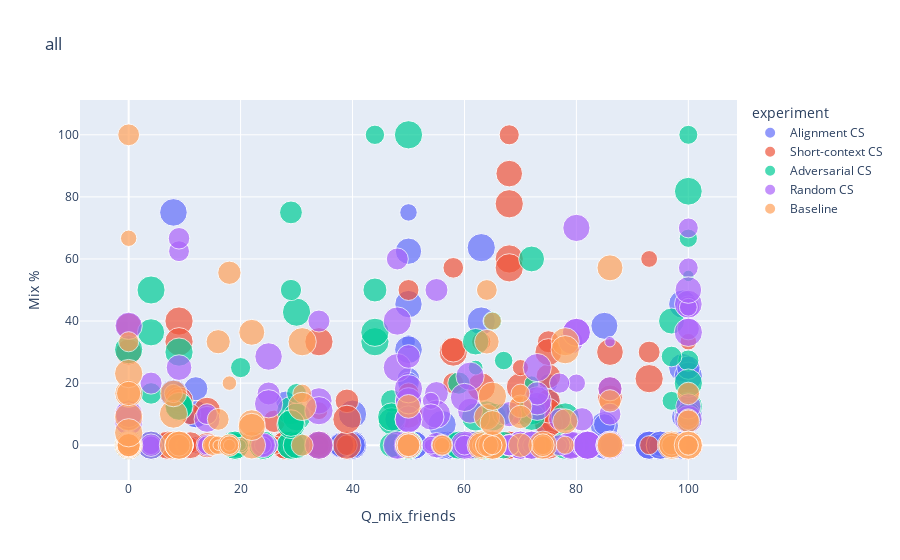
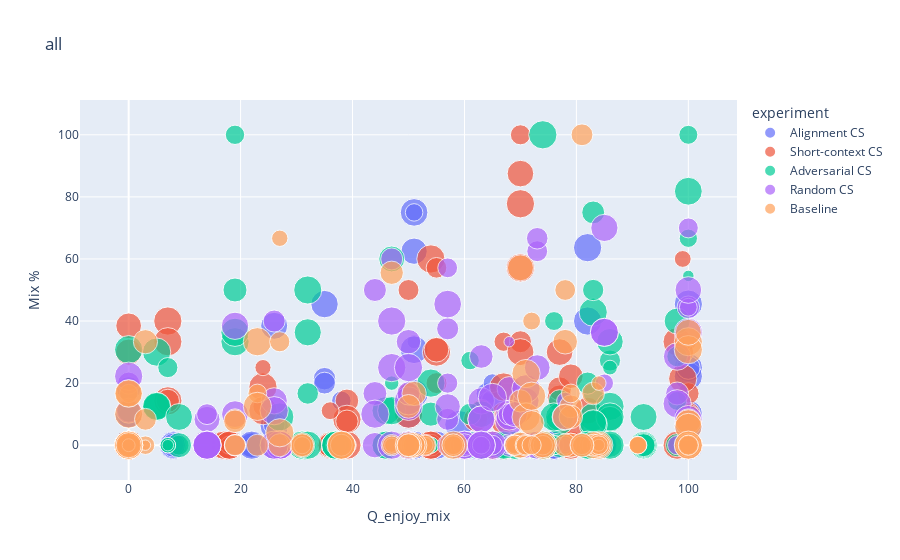
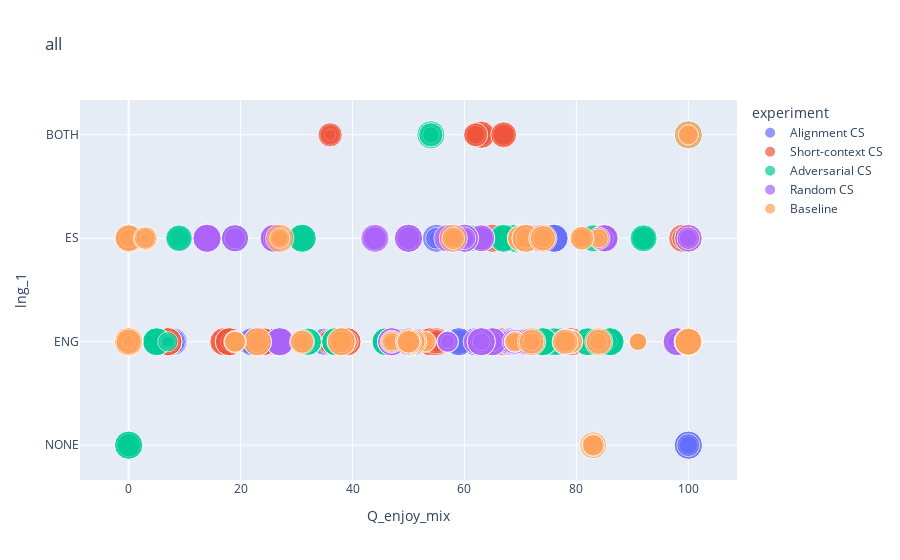

Notebook source saved alongside these figures, in order:
### Code cell
df_copy = get_experiment_df(experiments)
df_copy = remove_rename_columns(df_copy, False)
print(df_copy.shape)


# plot_corr_matt(df_copy, 'all')
plot_2d_scatter(df=df_copy,
        x="Q_mix_friends",
        y="Mix %",
        color='experiment',
        size='game_time',
        title=f'all')

plot_2d_scatter(df=df_copy,
        x="Q_enjoy_mix",
        y="Mix %",
        color='experiment',
        size='game_time',
        title=f'all')

plot_2d_scatter(df=df_copy,
        x="Q_enjoy_mix",
        y="lng_1",
        color='experiment',
        size='game_time',
        title=f'all')

# for role in ['navigator', 'instructor']:
#     exp_df = get_experiment_df(experiments, role)
#     exp_df = remove_rename_columns(exp_df, False)
# #     plot_corr_matt(exp_df, f'all - {role}')

#     if role == 'navigator':
#         plot_2d_scatter(df=exp_df,
#         x="% entrainment - all dialog",
#         y="dist_score",
#         color='experiment',
#         size='game_time',
#         title=f'all - {role}')


#     plot_2d_scatter(df=exp_df,
#     x="% entrainment - all dialog",
#     y="Q_enjoy",
#     color='experiment',
#     size='game_time',
#     title=f'all - {role}')

### Figure 1 — Plotly figure (JSON) as saved in the notebook; plotly's stock layout.template omitted (floating-point values rounded to 4 significant figures)
{"data": [{"hovertemplate": "experiment=Alignment CS<br>Q_mix_friends=%{x}<br>Mix %=%{y}<br>game_time=%{marker.size}<extra></extra>", "legendgroup": "Alignment CS", "marker": {"color": "#636efa", "size": [420, 420, 181, 273, 397, 420, 256, 420, 248, 242, 145, 241, 420, 420, 264, 420, 318, 420, 193, 420, 74, 64, 251, 393, 158, 306, 383, 405, 375, 420, 264, 254, 184, 249, 113, 266, 251, 395, 420, 420, 420, 420, 420, 249, 384, 309, 420, 269, 420, 295, 238, 121, 230, 420, 420, 291, 420, 172, 258, 185, 249, 420, 420, 401, 420, 392, 336, 200, 304, 331, 326, 147, 373, 364, 102, 161, 405, 420, 420, 197, 371, 313, 420, 127, 248, 153, 360, 323, 420, 420, 374, 219, 301, 199, 420, 142, 420, 420, 420, 344, 420, 420, 409, 320, 420, 388, 375, 350, 316, 208, 420, 329, 343, 323, 372], "sizemode": "area", "sizeref": 1.05, "symbol": "circle"}, "mode": "markers", "name": "Alignment CS", "orientation": "v", "showlegend": true, "type": "scatter", "x": [82, 82, 82, 82, 63, 63, 63, 63, 9, 9, 9, 9, 99, 99, 99, 99, 57, 57, 57, 57, 41, 41, 12, 12, 12, 12, 100, 100, 100, 100, 75, 75, 75, 75, 50, 50, 50, 50, 93, 93, 93, 85, 85, 85, 85, 95, 95, 95, 95, 81, 81, 81, 81, 100, 100, 100, 100, 51, 51, 51, 51, 8, 8, 8, 8, 28, 28, 28, 28, 48, 48, 48, 48, 50, 50, 50, 50, 50, 50, 50, 50, 69, 69, 69, 69, 0, 0, 0, 0, 62, 62, 62, 62, 51, 51, 51, 51, 40, 40, 40, 40, 56, 56, 56, 56, 38, 38, 38, 38, 75, 75, 7, 7, 7, 7], "xaxis": "x", "y": [0, 0, 0, 0, 0, 63.64, 0, 40, 0, 16.67, 14.29, 0, 0, 25, 9.091, 45.45, 0, 0, 0, 0, 0, 0, 9.091, 10, 0, 18.18, 0, 0, 0, 0, 14.29, 0, 20, 0, 0, 21.43, 20, 45.45, 0, 0, 0, 0, 6.25, 6.667, 38.46, 0, 0, 0, 0, 0, 0, 0, 0, 22.22, 0, 25, 10, 0, 0, 0, 0, 16.67, 0, 75, 0, 0, 0, 14.29, 0, 8.333, 0, 0, 0, 62.5, 33.33, 75, 30.77, 0, 0, 0, 0, 0, 0, 0, 0, 0, 0, 0, 0, 0, 0, 0, 0, 0, 0, 0, 0, 0, 0, 0, 10, 0, 0, 0, 6.667, 0, 0, 0, 0, 0, 6.25, 0, 0, 0, 0], "yaxis": "y"}, {"hovertemplate": "experiment=Short-context CS<br>Q_mix_friends=%{x}<br>Mix %=%{y}<br>game_time=%{marker.size}<extra></extra>", "legendgroup": "Short-context CS", "marker": {"color": "#EF553B", "size": [303, 227, 374, 306, 222, 231, 291, 277, 420, 420, 248, 420, 224, 420, 231, 321, 243, 304, 145, 252, 225, 420, 293, 420, 413, 237, 268, 381, 213, 420, 137, 420, 168, 219, 69, 311, 0, 420, 195, 420, 231, 420, 236, 328, 228, 311, 238, 355, 375, 335, 148, 224, 223, 233, 135, 239, 241, 402, 112, 414, 191, 420, 149, 252, 175, 359, 114, 420, 186, 420, 170, 420, 230, 352, 420, 419, 187, 273, 185, 308, 213, 326, 299, 375, 235, 420, 61, 179, 171, 266, 140, 184, 372, 420, 212, 420, 390, 348, 178, 360, 420, 420, 298, 317, 300, 320, 254, 383, 146, 382, 202, 334, 136, 231, 142, 380, 420, 420, 284, 420], "sizemode": "area", "sizeref": 1.05, "symbol": "circle"}, "mode": "markers", "name": "Short-context CS", "orientation": "v", "showlegend": true, "type": "scatter", "x": [100, 100, 100, 100, 60, 60, 60, 60, 68, 68, 68, 68, 58, 58, 58, 58, 100, 100, 100, 100, 39, 39, 39, 39, 100, 100, 100, 100, 70, 70, 70, 70, 34, 34, 34, 34, 63, 63, 63, 63, 50, 50, 50, 50, 76, 76, 76, 76, 0, 0, 0, 0, 28, 28, 28, 28, 50, 50, 50, 50, 93, 93, 93, 93, 7, 7, 7, 7, 28, 28, 28, 28, 34, 34, 34, 34, 77, 77, 77, 77, 86, 86, 86, 86, 64, 64, 64, 64, 26, 26, 26, 26, 68, 68, 68, 68, 0, 0, 0, 0, 75, 75, 75, 75, 75, 75, 75, 75, 14, 14, 14, 14, 11, 11, 11, 11, 9, 9, 9, 9], "xaxis": "x", "y": [0, 0, 0, 0, 0, 0, 0, 0, 60, 0, 0, 0, 57.14, 30, 20, 30.77, 16.67, 10, 33.33, 0, 0, 0, 14.29, 8.333, 0, 0, 11.11, 0, 12.5, 18.75, 25, 11.11, 11.11, 0, 0, 0, 50, 18.75, 33.33, 0, 50, 10, 16.67, 0, 10, 10, 0, 7.692, 0, 0, 0, 0, 0, 0, 0, 0, 0, 0, 0, 0, 0, 21.43, 60, 30, 0, 0, 0, 0, 0, 0, 0, 0, 0, 0, 33.33, 0, 0, 0, 0, 8.333, 0, 15.38, 18.18, 30, 0, 0, 0, 0, 0, 7.692, 0, 0, 87.5, 77.78, 100, 57.14, 0, 38.46, 0, 30, 0, 7.143, 0, 22.22, 14.29, 11.11, 33.33, 30, 0, 11.11, 0, 0, 0, 10, 0, 0, 14.29, 40, 14.29, 33.33], "yaxis": "y"}, {"hovertemplate": "experiment=Adversarial CS<br>Q_mix_friends=%{x}<br>Mix %=%{y}<br>game_time=%{marker.size}<extra></extra>", "legendgroup": "Adversarial CS", "marker": {"color": "#00cc96", "size": [215, 416, 420, 420, 262, 389, 321, 420, 420, 409, 209, 378, 420, 420, 164, 374, 274, 420, 285, 420, 389, 420, 381, 420, 209, 0, 328, 380, 303, 420, 197, 420, 197, 188, 195, 420, 235, 420, 309, 353, 243, 264, 232, 350, 369, 420, 114, 420, 420, 420, 420, 241, 420, 110, 351, 183, 420, 181, 420, 321, 420, 420, 176, 407, 189, 69, 238, 420, 274, 376, 283, 225, 189, 356, 132, 420, 141, 307, 420, 416, 243, 388, 259, 389, 173, 420, 223, 386, 245, 306, 304, 420, 332, 420, 420, 420, 208, 420, 128, 126, 70, 213, 348, 370, 0, 420, 309, 420, 303, 420, 180, 251, 174, 399, 399, 332, 278, 383], "sizemode": "area", "sizeref": 1.05, "symbol": "circle"}, "mode": "markers", "name": "Adversarial CS", "orientation": "v", "showlegend": true, "type": "scatter", "x": [29, 29, 29, 29, 47, 47, 47, 47, 30, 30, 30, 30, 64, 64, 64, 64, 0, 0, 0, 0, 9, 9, 9, 9, 0, 0, 0, 0, 44, 44, 44, 44, 65, 65, 65, 65, 100, 100, 100, 100, 0, 0, 0, 0, 62, 62, 62, 62, 50, 50, 50, 72, 72, 72, 72, 78, 78, 78, 78, 50, 50, 50, 100, 100, 100, 100, 29, 29, 29, 29, 97, 97, 97, 97, 100, 100, 100, 100, 4, 4, 4, 4, 59, 59, 59, 59, 66, 66, 66, 66, 19, 19, 19, 19, 24, 24, 24, 24, 20, 20, 20, 20, 70, 70, 70, 70, 64, 64, 64, 64, 67, 67, 67, 67, 72, 72, 72, 72], "xaxis": "x", "y": [0, 0, 0, 11.11, 14.29, 7.692, 0, 9.091, 42.86, 9.091, 16.67, 0, 0, 0, 0, 10, 11.11, 0, 0, 30.77, 12.5, 30, 12.5, 12.5, 0, 0, 0, 9.091, 50, 33.33, 100, 36.36, 0, 40, 0, 9.091, 27.27, 12.5, 0, 8.333, 0, 0, 0, 0, 33.33, 9.091, 25, 0, 0, 0, 100, 0, 11.11, 20, 60, 0, 0, 0, 9.091, 0, 0, 0, 66.67, 81.82, 100, 54.55, 50, 6.667, 75, 7.143, 0, 28.57, 14.29, 40, 0, 20, 0, 10, 0, 50, 16.67, 36.36, 20, 0, 0, 0, 0, 0, 0, 0, 0, 0, 0, 0, 0, 0, 0, 0, 0, 0, 0, 25, 0, 0, 0, 0, 0, 0, 0, 0, 27.27, 10, 0, 0, 0, 0, 0, 9.091], "yaxis": "y"}, {"hovertemplate": "experiment=Random CS<br>Q_mix_friends=%{x}<br>Mix %=%{y}<br>game_time=%{marker.size}<extra></extra>", "legendgroup": "Random CS", "marker": {"color": "#ab63fa", "size": [265, 420, 420, 363, 317, 420, 363, 420, 299, 339, 278, 420, 153, 362, 89, 169, 256, 420, 187, 266, 150, 287, 138, 256, 277, 398, 194, 420, 230, 378, 241, 392, 254, 355, 192, 229, 409, 420, 420, 420, 261, 294, 151, 334, 176, 404, 173, 267, 420, 420, 254, 420, 169, 311, 58, 253, 327, 420, 270, 420, 369, 379, 293, 384, 420, 413, 175, 390, 321, 420, 206, 420, 215, 254, 109, 233, 206, 337, 257, 404, 363, 420, 255, 420, 360, 420, 339, 356, 253, 333, 236, 240, 229, 411, 244, 347, 133, 420, 285, 400, 420, 420, 420, 420, 417, 420, 195, 273, 255, 420, 167, 420, 167, 420, 209, 374, 415, 420, 284, 420], "sizemode": "area", "sizeref": 1.05, "symbol": "circle"}, "mode": "markers", "name": "Random CS", "orientation": "v", "showlegend": true, "type": "scatter", "x": [0, 0, 0, 0, 79, 79, 79, 79, 55, 55, 55, 55, 54, 54, 54, 54, 4, 4, 4, 4, 81, 81, 81, 81, 25, 25, 25, 25, 0, 0, 0, 0, 14, 14, 14, 14, 70, 70, 70, 70, 24, 24, 24, 24, 100, 100, 100, 100, 48, 48, 48, 48, 86, 86, 86, 86, 61, 61, 61, 61, 50, 50, 50, 50, 80, 80, 80, 80, 60, 60, 60, 60, 77, 77, 77, 77, 100, 100, 100, 100, 34, 34, 34, 34, 50, 50, 50, 50, 68, 68, 68, 68, 9, 9, 9, 9, 100, 100, 100, 100, 82, 82, 82, 82, 86, 86, 86, 86, 72, 72, 72, 72, 100, 100, 100, 100, 73, 73, 73, 73], "xaxis": "x", "y": [0, 10, 7.692, 9.091, 33.33, 0, 0, 0, 16.67, 0, 50, 10, 14.29, 9.091, 0, 0, 20, 0, 0, 0, 0, 8.333, 0, 0, 16.67, 28.57, 0, 13.33, 0, 10, 0, 38.46, 0, 8.333, 0, 10, 0, 0, 0, 0, 0, 0, 0, 0, 0, 8.333, 0, 44.44, 40, 25, 60, 0, 0, 18.18, 33.33, 10, 11.11, 0, 0, 22.22, 14.29, 8.333, 28.57, 8.333, 36.36, 36.36, 20, 70, 0, 0, 0, 15.38, 20, 8.333, 0, 0, 57.14, 12.5, 37.5, 45.45, 14.29, 0, 40, 11.11, 14.29, 18.18, 0, 0, 0, 10, 0, 0, 62.5, 0, 66.67, 25, 0, 0, 0, 0, 0, 0, 0, 0, 0, 0, 0, 0, 0, 0, 0, 0, 44.44, 36.36, 70, 50, 12.5, 14.29, 16.67, 25], "yaxis": "y"}, {"hovertemplate": "experiment=Baseline<br>Q_mix_friends=%{x}<br>Mix %=%{y}<br>game_time=%{marker.size}<extra></extra>", "legendgroup": "Baseline", "marker": {"color": "#FFA15A", "size": [417, 420, 176, 372, 131, 246, 126, 211, 286, 236, 108, 177, 184, 420, 253, 420, 246, 420, 164, 334, 263, 366, 345, 355, 231, 271, 220, 239, 115, 212, 155, 219, 401, 420, 102, 362, 261, 420, 190, 273, 308, 181, 57, 251, 248, 415, 202, 420, 312, 263, 343, 253, 273, 309, 185, 289, 296, 370, 288, 272, 252, 337, 155, 278, 144, 160, 154, 168, 416, 328, 173, 420, 362, 420, 189, 420, 270, 420, 88, 334, 319, 273, 227, 347, 384, 268, 211, 255, 380, 420, 254, 420, 354, 401, 370, 389, 111, 267, 75, 185, 338, 420, 203, 334, 192, 420, 167, 324, 250, 274, 189, 302, 303, 420, 191, 217, 281, 420, 141, 213], "sizemode": "area", "sizeref": 1.05, "symbol": "circle"}, "mode": "markers", "name": "Baseline", "orientation": "v", "showlegend": true, "type": "scatter", "x": [8, 8, 8, 8, 56, 56, 56, 56, 18, 18, 18, 18, 31, 31, 31, 31, 63, 63, 63, 63, 86, 86, 86, 86, 100, 100, 100, 100, 15, 15, 15, 15, 0, 0, 0, 0, 74, 74, 74, 74, 16, 16, 16, 16, 0, 0, 0, 0, 0, 0, 0, 0, 70, 70, 70, 70, 50, 50, 50, 50, 0, 0, 0, 0, 10, 10, 10, 10, 78, 78, 78, 78, 65, 65, 65, 65, 100, 100, 100, 100, 64, 64, 64, 64, 100, 100, 100, 100, 9, 9, 9, 9, 22, 22, 22, 22, 18, 18, 18, 18, 97, 97, 97, 97, 65, 65, 65, 65, 0, 0, 0, 0, 100, 100, 100, 100, 0, 0, 0, 0], "xaxis": "x", "y": [10, 0, 16.67, 16.67, 0, 0, 0, 0, 55.56, 0, 0, 0, 16.67, 12.5, 0, 33.33, 0, 0, 0, 0, 14.29, 0, 0, 57.14, 8.333, 7.692, 0, 0, 0, 0, 0, 0, 16.67, 0, 0, 0, 0, 0, 0, 0, 33.33, 0, 0, 8.333, 0, 9.091, 0, 23.08, 16.67, 0, 0, 0, 12.5, 0, 16.67, 9.091, 12.5, 0, 0, 0, 0, 0, 0, 0, 0, 0, 0, 0, 33.33, 7.692, 0, 30.77, 0, 0, 0, 0, 0, 0, 0, 0, 33.33, 0, 50, 9.091, 0, 16.67, 0, 0, 0, 0, 0, 0, 36.36, 0, 7.143, 5.882, 20, 0, 0, 0, 0, 0, 0, 0, 0, 15.79, 40, 7.143, 100, 0, 0, 0, 0, 0, 0, 0, 0, 4, 66.67, 33.33], "yaxis": "y"}], "layout": {"legend": {"itemsizing": "constant", "title": {"text": "experiment"}, "tracegroupgap": 0}, "title": {"text": "all"}, "xaxis": {"anchor": "y", "domain": [0, 1], "title": {"text": "Q_mix_friends"}}, "yaxis": {"anchor": "x", "domain": [0, 1], "title": {"text": "Mix %"}}}}

### Figure 2 — Plotly figure (JSON) as saved in the notebook; plotly's stock layout.template omitted (floating-point values rounded to 4 significant figures)
{"data": [{"hovertemplate": "experiment=Alignment CS<br>Q_enjoy_mix=%{x}<br>Mix %=%{y}<br>game_time=%{marker.size}<extra></extra>", "legendgroup": "Alignment CS", "marker": {"color": "#636efa", "size": [420, 420, 181, 273, 397, 420, 256, 420, 248, 242, 145, 241, 420, 420, 264, 420, 318, 420, 193, 420, 74, 64, 251, 393, 158, 306, 383, 405, 375, 420, 264, 254, 184, 249, 113, 266, 251, 395, 420, 420, 420, 420, 420, 249, 384, 309, 420, 269, 420, 295, 238, 121, 230, 420, 420, 291, 420, 172, 258, 185, 249, 420, 420, 401, 420, 392, 336, 200, 304, 331, 326, 147, 373, 364, 102, 161, 405, 420, 420, 197, 371, 313, 420, 127, 248, 153, 360, 323, 420, 420, 374, 219, 301, 199, 420, 142, 420, 420, 420, 344, 420, 420, 409, 320, 420, 388, 375, 350, 316, 208, 420, 329, 343, 323, 372], "sizemode": "area", "sizeref": 1.05, "symbol": "circle"}, "mode": "markers", "name": "Alignment CS", "orientation": "v", "showlegend": true, "type": "scatter", "x": [100, 100, 100, 100, 82, 82, 82, 82, 64, 64, 64, 64, 100, 100, 100, 100, 66, 66, 66, 66, 69, 69, 0, 0, 0, 0, 100, 100, 100, 100, 65, 65, 65, 65, 35, 35, 35, 35, 76, 76, 76, 26, 26, 26, 26, 73, 73, 73, 73, 67, 67, 67, 67, 100, 100, 100, 100, 75, 75, 75, 75, 51, 51, 51, 51, 38, 38, 38, 38, 100, 100, 100, 100, 51, 51, 51, 51, 0, 0, 0, 0, 55, 55, 55, 55, 22, 22, 22, 22, 8, 8, 8, 8, 62, 62, 62, 62, 50, 50, 50, 50, 59, 59, 59, 59, 85, 85, 85, 85, 100, 100, 67, 67, 67, 67], "xaxis": "x", "y": [0, 0, 0, 0, 0, 63.64, 0, 40, 0, 16.67, 14.29, 0, 0, 25, 9.091, 45.45, 0, 0, 0, 0, 0, 0, 9.091, 10, 0, 18.18, 0, 0, 0, 0, 14.29, 0, 20, 0, 0, 21.43, 20, 45.45, 0, 0, 0, 0, 6.25, 6.667, 38.46, 0, 0, 0, 0, 0, 0, 0, 0, 22.22, 0, 25, 10, 0, 0, 0, 0, 16.67, 0, 75, 0, 0, 0, 14.29, 0, 8.333, 0, 0, 0, 62.5, 33.33, 75, 30.77, 0, 0, 0, 0, 0, 0, 0, 0, 0, 0, 0, 0, 0, 0, 0, 0, 0, 0, 0, 0, 0, 0, 0, 10, 0, 0, 0, 6.667, 0, 0, 0, 0, 0, 6.25, 0, 0, 0, 0], "yaxis": "y"}, {"hovertemplate": "experiment=Short-context CS<br>Q_enjoy_mix=%{x}<br>Mix %=%{y}<br>game_time=%{marker.size}<extra></extra>", "legendgroup": "Short-context CS", "marker": {"color": "#EF553B", "size": [303, 227, 374, 306, 222, 231, 291, 277, 420, 420, 248, 420, 224, 420, 231, 321, 243, 304, 145, 252, 225, 420, 293, 420, 413, 237, 268, 381, 213, 420, 137, 420, 168, 219, 69, 311, 0, 420, 195, 420, 231, 420, 236, 328, 228, 311, 238, 355, 375, 335, 148, 224, 223, 233, 135, 239, 241, 402, 112, 414, 191, 420, 149, 252, 175, 359, 114, 420, 186, 420, 170, 420, 230, 352, 420, 419, 187, 273, 185, 308, 213, 326, 299, 375, 235, 420, 61, 179, 171, 266, 140, 184, 372, 420, 212, 420, 390, 348, 178, 360, 420, 420, 298, 317, 300, 320, 254, 383, 146, 382, 202, 334, 136, 231, 142, 380, 420, 420, 284, 420], "sizemode": "area", "sizeref": 1.05, "symbol": "circle"}, "mode": "markers", "name": "Short-context CS", "orientation": "v", "showlegend": true, "type": "scatter", "x": [36, 36, 36, 36, 75, 75, 75, 75, 54, 54, 54, 54, 55, 55, 55, 55, 100, 100, 100, 100, 39, 39, 39, 39, 63, 63, 63, 63, 24, 24, 24, 24, 36, 36, 36, 36, 67, 67, 67, 67, 50, 50, 50, 50, 67, 67, 67, 67, 0, 0, 0, 0, 72, 72, 72, 72, 50, 50, 50, 50, 99, 99, 99, 99, 17, 17, 17, 17, 18, 18, 18, 18, 98, 98, 98, 98, 62, 62, 62, 62, 77, 77, 77, 77, 65, 65, 65, 65, 39, 39, 39, 39, 70, 70, 70, 70, 0, 0, 0, 0, 79, 79, 79, 79, 70, 70, 70, 70, 82, 82, 82, 82, 100, 100, 100, 100, 7, 7, 7, 7], "xaxis": "x", "y": [0, 0, 0, 0, 0, 0, 0, 0, 60, 0, 0, 0, 57.14, 30, 20, 30.77, 16.67, 10, 33.33, 0, 0, 0, 14.29, 8.333, 0, 0, 11.11, 0, 12.5, 18.75, 25, 11.11, 11.11, 0, 0, 0, 50, 18.75, 33.33, 0, 50, 10, 16.67, 0, 10, 10, 0, 7.692, 0, 0, 0, 0, 0, 0, 0, 0, 0, 0, 0, 0, 0, 21.43, 60, 30, 0, 0, 0, 0, 0, 0, 0, 0, 0, 0, 33.33, 0, 0, 0, 0, 8.333, 0, 15.38, 18.18, 30, 0, 0, 0, 0, 0, 7.692, 0, 0, 87.5, 77.78, 100, 57.14, 0, 38.46, 0, 30, 0, 7.143, 0, 22.22, 14.29, 11.11, 33.33, 30, 0, 11.11, 0, 0, 0, 10, 0, 0, 14.29, 40, 14.29, 33.33], "yaxis": "y"}, {"hovertemplate": "experiment=Adversarial CS<br>Q_enjoy_mix=%{x}<br>Mix %=%{y}<br>game_time=%{marker.size}<extra></extra>", "legendgroup": "Adversarial CS", "marker": {"color": "#00cc96", "size": [215, 416, 420, 420, 262, 389, 321, 420, 420, 409, 209, 378, 420, 420, 164, 374, 274, 420, 285, 420, 389, 420, 381, 420, 209, 0, 328, 380, 303, 420, 197, 420, 197, 188, 195, 420, 235, 420, 309, 353, 243, 264, 232, 350, 369, 420, 114, 420, 420, 420, 420, 241, 420, 110, 351, 183, 420, 181, 420, 321, 420, 420, 176, 407, 189, 69, 238, 420, 274, 376, 283, 225, 189, 356, 132, 420, 141, 307, 420, 416, 243, 388, 259, 389, 173, 420, 223, 386, 245, 306, 304, 420, 332, 420, 420, 420, 208, 420, 128, 126, 70, 213, 348, 370, 0, 420, 309, 420, 303, 420, 180, 251, 174, 399, 399, 332, 278, 383], "sizemode": "area", "sizeref": 1.05, "symbol": "circle"}, "mode": "markers", "name": "Adversarial CS", "orientation": "v", "showlegend": true, "type": "scatter", "x": [46, 46, 46, 46, 77, 77, 77, 77, 83, 83, 83, 83, 63, 63, 63, 63, 0, 0, 0, 0, 5, 5, 5, 5, 9, 9, 9, 9, 19, 19, 19, 19, 76, 76, 76, 76, 86, 86, 86, 86, 0, 0, 0, 0, 86, 86, 86, 86, 74, 74, 74, 47, 47, 47, 47, 27, 27, 27, 27, 31, 31, 31, 100, 100, 100, 100, 83, 83, 83, 83, 98, 98, 98, 98, 54, 54, 54, 54, 32, 32, 32, 32, 82, 82, 82, 82, 72, 72, 72, 72, 69, 69, 69, 69, 37, 37, 37, 37, 7, 7, 7, 7, 67, 67, 67, 67, 50, 50, 50, 50, 61, 61, 61, 61, 92, 92, 92, 92], "xaxis": "x", "y": [0, 0, 0, 11.11, 14.29, 7.692, 0, 9.091, 42.86, 9.091, 16.67, 0, 0, 0, 0, 10, 11.11, 0, 0, 30.77, 12.5, 30, 12.5, 12.5, 0, 0, 0, 9.091, 50, 33.33, 100, 36.36, 0, 40, 0, 9.091, 27.27, 12.5, 0, 8.333, 0, 0, 0, 0, 33.33, 9.091, 25, 0, 0, 0, 100, 0, 11.11, 20, 60, 0, 0, 0, 9.091, 0, 0, 0, 66.67, 81.82, 100, 54.55, 50, 6.667, 75, 7.143, 0, 28.57, 14.29, 40, 0, 20, 0, 10, 0, 50, 16.67, 36.36, 20, 0, 0, 0, 0, 0, 0, 0, 0, 0, 0, 0, 0, 0, 0, 0, 0, 0, 0, 25, 0, 0, 0, 0, 0, 0, 0, 0, 27.27, 10, 0, 0, 0, 0, 0, 9.091], "yaxis": "y"}, {"hovertemplate": "experiment=Random CS<br>Q_enjoy_mix=%{x}<br>Mix %=%{y}<br>game_time=%{marker.size}<extra></extra>", "legendgroup": "Random CS", "marker": {"color": "#ab63fa", "size": [265, 420, 420, 363, 317, 420, 363, 420, 299, 339, 278, 420, 153, 362, 89, 169, 256, 420, 187, 266, 150, 287, 138, 256, 277, 398, 194, 420, 230, 378, 241, 392, 254, 355, 192, 229, 409, 420, 420, 420, 261, 294, 151, 334, 176, 404, 173, 267, 420, 420, 254, 420, 169, 311, 58, 253, 327, 420, 270, 420, 369, 379, 293, 384, 420, 413, 175, 390, 321, 420, 206, 420, 215, 254, 109, 233, 206, 337, 257, 404, 363, 420, 255, 420, 360, 420, 339, 356, 253, 333, 236, 240, 229, 411, 244, 347, 133, 420, 285, 400, 420, 420, 420, 420, 417, 420, 195, 273, 255, 420, 167, 420, 167, 420, 209, 374, 415, 420, 284, 420], "sizemode": "area", "sizeref": 1.05, "symbol": "circle"}, "mode": "markers", "name": "Random CS", "orientation": "v", "showlegend": true, "type": "scatter", "x": [68, 68, 68, 68, 50, 50, 50, 50, 44, 44, 44, 44, 78, 78, 78, 78, 0, 0, 0, 0, 100, 100, 100, 100, 98, 98, 98, 98, 19, 19, 19, 19, 14, 14, 14, 14, 27, 27, 27, 27, 62, 62, 62, 62, 100, 100, 100, 100, 47, 47, 47, 47, 68, 68, 68, 68, 0, 0, 0, 0, 63, 63, 63, 63, 85, 85, 85, 85, 65, 65, 65, 65, 57, 57, 57, 57, 57, 57, 57, 57, 26, 26, 26, 26, 71, 71, 71, 71, 69, 69, 69, 69, 73, 73, 73, 73, 0, 0, 0, 0, 14, 14, 14, 14, 60, 60, 60, 60, 63, 63, 63, 63, 100, 100, 100, 100, 50, 50, 50, 50], "xaxis": "x", "y": [0, 10, 7.692, 9.091, 33.33, 0, 0, 0, 16.67, 0, 50, 10, 14.29, 9.091, 0, 0, 20, 0, 0, 0, 0, 8.333, 0, 0, 16.67, 28.57, 0, 13.33, 0, 10, 0, 38.46, 0, 8.333, 0, 10, 0, 0, 0, 0, 0, 0, 0, 0, 0, 8.333, 0, 44.44, 40, 25, 60, 0, 0, 18.18, 33.33, 10, 11.11, 0, 0, 22.22, 14.29, 8.333, 28.57, 8.333, 36.36, 36.36, 20, 70, 0, 0, 0, 15.38, 20, 8.333, 0, 0, 57.14, 12.5, 37.5, 45.45, 14.29, 0, 40, 11.11, 14.29, 18.18, 0, 0, 0, 10, 0, 0, 62.5, 0, 66.67, 25, 0, 0, 0, 0, 0, 0, 0, 0, 0, 0, 0, 0, 0, 0, 0, 0, 44.44, 36.36, 70, 50, 12.5, 14.29, 16.67, 25], "yaxis": "y"}, {"hovertemplate": "experiment=Baseline<br>Q_enjoy_mix=%{x}<br>Mix %=%{y}<br>game_time=%{marker.size}<extra></extra>", "legendgroup": "Baseline", "marker": {"color": "#FFA15A", "size": [417, 420, 176, 372, 131, 246, 126, 211, 286, 236, 108, 177, 184, 420, 253, 420, 246, 420, 164, 334, 263, 366, 345, 355, 231, 271, 220, 239, 115, 212, 155, 219, 401, 420, 102, 362, 261, 420, 190, 273, 308, 181, 57, 251, 248, 415, 202, 420, 312, 263, 343, 253, 273, 309, 185, 289, 296, 370, 288, 272, 252, 337, 155, 278, 144, 160, 154, 168, 416, 328, 173, 420, 362, 420, 189, 420, 270, 420, 88, 334, 319, 273, 227, 347, 384, 268, 211, 255, 380, 420, 254, 420, 354, 401, 370, 389, 111, 267, 75, 185, 338, 420, 203, 334, 192, 420, 167, 324, 250, 274, 189, 302, 303, 420, 191, 217, 281, 420, 141, 213], "sizemode": "area", "sizeref": 1.05, "symbol": "circle"}, "mode": "markers", "name": "Baseline", "orientation": "v", "showlegend": true, "type": "scatter", "x": [0, 0, 0, 0, 53, 53, 53, 53, 47, 47, 47, 47, 23, 23, 23, 23, 84, 84, 84, 84, 70, 70, 70, 70, 19, 19, 19, 19, 69, 69, 69, 69, 0, 0, 0, 0, 58, 58, 58, 58, 3, 3, 3, 3, 71, 71, 71, 71, 51, 51, 51, 51, 79, 79, 79, 79, 50, 50, 50, 50, 31, 31, 31, 31, 91, 91, 91, 91, 100, 100, 100, 100, 0, 0, 0, 0, 0, 0, 0, 0, 78, 78, 78, 78, 83, 83, 83, 83, 38, 38, 38, 38, 100, 100, 100, 100, 84, 84, 84, 84, 74, 74, 74, 74, 72, 72, 72, 72, 81, 81, 81, 81, 100, 100, 100, 100, 27, 27, 27, 27], "xaxis": "x", "y": [10, 0, 16.67, 16.67, 0, 0, 0, 0, 55.56, 0, 0, 0, 16.67, 12.5, 0, 33.33, 0, 0, 0, 0, 14.29, 0, 0, 57.14, 8.333, 7.692, 0, 0, 0, 0, 0, 0, 16.67, 0, 0, 0, 0, 0, 0, 0, 33.33, 0, 0, 8.333, 0, 9.091, 0, 23.08, 16.67, 0, 0, 0, 12.5, 0, 16.67, 9.091, 12.5, 0, 0, 0, 0, 0, 0, 0, 0, 0, 0, 0, 33.33, 7.692, 0, 30.77, 0, 0, 0, 0, 0, 0, 0, 0, 33.33, 0, 50, 9.091, 0, 16.67, 0, 0, 0, 0, 0, 0, 36.36, 0, 7.143, 5.882, 20, 0, 0, 0, 0, 0, 0, 0, 0, 15.79, 40, 7.143, 100, 0, 0, 0, 0, 0, 0, 0, 0, 4, 66.67, 33.33], "yaxis": "y"}], "layout": {"legend": {"itemsizing": "constant", "title": {"text": "experiment"}, "tracegroupgap": 0}, "title": {"text": "all"}, "xaxis": {"anchor": "y", "domain": [0, 1], "title": {"text": "Q_enjoy_mix"}}, "yaxis": {"anchor": "x", "domain": [0, 1], "title": {"text": "Mix %"}}}}

### Figure 3 — Plotly figure (JSON) as saved in the notebook; plotly's stock layout.template omitted (floating-point values rounded to 4 significant figures)
{"data": [{"hovertemplate": "experiment=Alignment CS<br>Q_enjoy_mix=%{x}<br>lng_1=%{y}<br>game_time=%{marker.size}<extra></extra>", "legendgroup": "Alignment CS", "marker": {"color": "#636efa", "size": [420, 420, 181, 273, 397, 420, 256, 420, 248, 242, 145, 241, 420, 420, 264, 420, 318, 420, 193, 420, 74, 64, 251, 393, 158, 306, 383, 405, 375, 420, 264, 254, 184, 249, 113, 266, 251, 395, 420, 420, 420, 420, 420, 249, 384, 309, 420, 269, 420, 295, 238, 121, 230, 420, 420, 291, 420, 172, 258, 185, 249, 420, 420, 401, 420, 392, 336, 200, 304, 331, 326, 147, 373, 364, 102, 161, 405, 420, 420, 197, 371, 313, 420, 127, 248, 153, 360, 323, 420, 420, 374, 219, 301, 199, 420, 142, 420, 420, 420, 344, 420, 420, 409, 320, 420, 388, 375, 350, 316, 208, 420, 329, 343, 323, 372], "sizemode": "area", "sizeref": 1.05, "symbol": "circle"}, "mode": "markers", "name": "Alignment CS", "orientation": "h", "showlegend": true, "type": "scatter", "x": [100, 100, 100, 100, 82, 82, 82, 82, 64, 64, 64, 64, 100, 100, 100, 100, 66, 66, 66, 66, 69, 69, 0, 0, 0, 0, 100, 100, 100, 100, 65, 65, 65, 65, 35, 35, 35, 35, 76, 76, 76, 26, 26, 26, 26, 73, 73, 73, 73, 67, 67, 67, 67, 100, 100, 100, 100, 75, 75, 75, 75, 51, 51, 51, 51, 38, 38, 38, 38, 100, 100, 100, 100, 51, 51, 51, 51, 0, 0, 0, 0, 55, 55, 55, 55, 22, 22, 22, 22, 8, 8, 8, 8, 62, 62, 62, 62, 50, 50, 50, 50, 59, 59, 59, 59, 85, 85, 85, 85, 100, 100, 67, 67, 67, 67], "xaxis": "x", "y": ["NONE", "NONE", "NONE", "NONE", "ENG", "ENG", "ENG", "ENG", "ENG", "ENG", "ENG", "ENG", "ENG", "ENG", "ENG", "ENG", "ENG", "ENG", "ENG", "ENG", "ENG", "ENG", "ENG", "ENG", "ENG", "ENG", "ES", "ES", "ES", "ES", "ES", "ES", "ES", "ES", "ENG", "ENG", "ENG", "ENG", "ES", "ES", "ES", "ENG", "ENG", "ENG", "ENG", "ENG", "ENG", "ENG", "ENG", "ENG", "ENG", "ENG", "ENG", "ENG", "ENG", "ENG", "ENG", "ENG", "ENG", "ENG", "ENG", "ENG", "ENG", "ENG", "ENG", "ENG", "ENG", "ENG", "ENG", "ENG", "ENG", "ENG", "ENG", "ENG", "ENG", "ENG", "ENG", "ENG", "ENG", "ENG", "ENG", "ES", "ES", "ES", "ES", "ENG", "ENG", "ENG", "ENG", "ENG", "ENG", "ENG", "ENG", "ENG", "ENG", "ENG", "ENG", "ENG", "ENG", "ENG", "ENG", "ENG", "ENG", "ENG", "ENG", "ES", "ES", "ES", "ES", "ES", "ES", "ENG", "ENG", "ENG", "ENG"], "yaxis": "y"}, {"hovertemplate": "experiment=Short-context CS<br>Q_enjoy_mix=%{x}<br>lng_1=%{y}<br>game_time=%{marker.size}<extra></extra>", "legendgroup": "Short-context CS", "marker": {"color": "#EF553B", "size": [303, 227, 374, 306, 222, 231, 291, 277, 420, 420, 248, 420, 224, 420, 231, 321, 243, 304, 145, 252, 225, 420, 293, 420, 413, 237, 268, 381, 213, 420, 137, 420, 168, 219, 69, 311, 0, 420, 195, 420, 231, 420, 236, 328, 228, 311, 238, 355, 375, 335, 148, 224, 223, 233, 135, 239, 241, 402, 112, 414, 191, 420, 149, 252, 175, 359, 114, 420, 186, 420, 170, 420, 230, 352, 420, 419, 187, 273, 185, 308, 213, 326, 299, 375, 235, 420, 61, 179, 171, 266, 140, 184, 372, 420, 212, 420, 390, 348, 178, 360, 420, 420, 298, 317, 300, 320, 254, 383, 146, 382, 202, 334, 136, 231, 142, 380, 420, 420, 284, 420], "sizemode": "area", "sizeref": 1.05, "symbol": "circle"}, "mode": "markers", "name": "Short-context CS", "orientation": "h", "showlegend": true, "type": "scatter", "x": [36, 36, 36, 36, 75, 75, 75, 75, 54, 54, 54, 54, 55, 55, 55, 55, 100, 100, 100, 100, 39, 39, 39, 39, 63, 63, 63, 63, 24, 24, 24, 24, 36, 36, 36, 36, 67, 67, 67, 67, 50, 50, 50, 50, 67, 67, 67, 67, 0, 0, 0, 0, 72, 72, 72, 72, 50, 50, 50, 50, 99, 99, 99, 99, 17, 17, 17, 17, 18, 18, 18, 18, 98, 98, 98, 98, 62, 62, 62, 62, 77, 77, 77, 77, 65, 65, 65, 65, 39, 39, 39, 39, 70, 70, 70, 70, 0, 0, 0, 0, 79, 79, 79, 79, 70, 70, 70, 70, 82, 82, 82, 82, 100, 100, 100, 100, 7, 7, 7, 7], "xaxis": "x", "y": ["ENG", "ENG", "ENG", "ENG", "ENG", "ENG", "ENG", "ENG", "ENG", "ENG", "ENG", "ENG", "ENG", "ENG", "ENG", "ENG", "ES", "ES", "ES", "ES", "ENG", "ENG", "ENG", "ENG", "BOTH", "BOTH", "BOTH", "BOTH", "ENG", "ENG", "ENG", "ENG", "BOTH", "BOTH", "BOTH", "BOTH", "ENG", "ENG", "ENG", "ENG", "ENG", "ENG", "ENG", "ENG", "BOTH", "BOTH", "BOTH", "BOTH", "ENG", "ENG", "ENG", "ENG", "ENG", "ENG", "ENG", "ENG", "ES", "ES", "ES", "ES", "ES", "ES", "ES", "ES", "ENG", "ENG", "ENG", "ENG", "ENG", "ENG", "ENG", "ENG", "ENG", "ENG", "ENG", "ENG", "BOTH", "BOTH", "BOTH", "BOTH", "ENG", "ENG", "ENG", "ENG", "ES", "ES", "ES", "ES", "ENG", "ENG", "ENG", "ENG", "ES", "ES", "ES", "ES", "ENG", "ENG", "ENG", "ENG", "ENG", "ENG", "ENG", "ENG", "ES", "ES", "ES", "ES", "ENG", "ENG", "ENG", "ENG", "ES", "ES", "ES", "ES", "ENG", "ENG", "ENG", "ENG"], "yaxis": "y"}, {"hovertemplate": "experiment=Adversarial CS<br>Q_enjoy_mix=%{x}<br>lng_1=%{y}<br>game_time=%{marker.size}<extra></extra>", "legendgroup": "Adversarial CS", "marker": {"color": "#00cc96", "size": [215, 416, 420, 420, 262, 389, 321, 420, 420, 409, 209, 378, 420, 420, 164, 374, 274, 420, 285, 420, 389, 420, 381, 420, 209, 0, 328, 380, 303, 420, 197, 420, 197, 188, 195, 420, 235, 420, 309, 353, 243, 264, 232, 350, 369, 420, 114, 420, 420, 420, 420, 241, 420, 110, 351, 183, 420, 181, 420, 321, 420, 420, 176, 407, 189, 69, 238, 420, 274, 376, 283, 225, 189, 356, 132, 420, 141, 307, 420, 416, 243, 388, 259, 389, 173, 420, 223, 386, 245, 306, 304, 420, 332, 420, 420, 420, 208, 420, 128, 126, 70, 213, 348, 370, 0, 420, 309, 420, 303, 420, 180, 251, 174, 399, 399, 332, 278, 383], "sizemode": "area", "sizeref": 1.05, "symbol": "circle"}, "mode": "markers", "name": "Adversarial CS", "orientation": "h", "showlegend": true, "type": "scatter", "x": [46, 46, 46, 46, 77, 77, 77, 77, 83, 83, 83, 83, 63, 63, 63, 63, 0, 0, 0, 0, 5, 5, 5, 5, 9, 9, 9, 9, 19, 19, 19, 19, 76, 76, 76, 76, 86, 86, 86, 86, 0, 0, 0, 0, 86, 86, 86, 86, 74, 74, 74, 47, 47, 47, 47, 27, 27, 27, 27, 31, 31, 31, 100, 100, 100, 100, 83, 83, 83, 83, 98, 98, 98, 98, 54, 54, 54, 54, 32, 32, 32, 32, 82, 82, 82, 82, 72, 72, 72, 72, 69, 69, 69, 69, 37, 37, 37, 37, 7, 7, 7, 7, 67, 67, 67, 67, 50, 50, 50, 50, 61, 61, 61, 61, 92, 92, 92, 92], "xaxis": "x", "y": ["ENG", "ENG", "ENG", "ENG", "ENG", "ENG", "ENG", "ENG", "ENG", "ENG", "ENG", "ENG", "ENG", "ENG", "ENG", "ENG", "NONE", "NONE", "NONE", "NONE", "ENG", "ENG", "ENG", "ENG", "ES", "ES", "ES", "ES", "ES", "ES", "ES", "ES", "ENG", "ENG", "ENG", "ENG", "ENG", "ENG", "ENG", "ENG", "ENG", "ENG", "ENG", "ENG", "ENG", "ENG", "ENG", "ENG", "ENG", "ENG", "ENG", "ENG", "ENG", "ENG", "ENG", "ENG", "ENG", "ENG", "ENG", "ES", "ES", "ES", "BOTH", "BOTH", "BOTH", "BOTH", "ES", "ES", "ES", "ES", "ENG", "ENG", "ENG", "ENG", "BOTH", "BOTH", "BOTH", "BOTH", "ENG", "ENG", "ENG", "ENG", "ENG", "ENG", "ENG", "ENG", "ENG", "ENG", "ENG", "ENG", "ES", "ES", "ES", "ES", "ENG", "ENG", "ENG", "ENG", "ENG", "ENG", "ENG", "ENG", "ES", "ES", "ES", "ES", "ENG", "ENG", "ENG", "ENG", "ES", "ES", "ES", "ES", "ES", "ES", "ES", "ES"], "yaxis": "y"}, {"hovertemplate": "experiment=Random CS<br>Q_enjoy_mix=%{x}<br>lng_1=%{y}<br>game_time=%{marker.size}<extra></extra>", "legendgroup": "Random CS", "marker": {"color": "#ab63fa", "size": [265, 420, 420, 363, 317, 420, 363, 420, 299, 339, 278, 420, 153, 362, 89, 169, 256, 420, 187, 266, 150, 287, 138, 256, 277, 398, 194, 420, 230, 378, 241, 392, 254, 355, 192, 229, 409, 420, 420, 420, 261, 294, 151, 334, 176, 404, 173, 267, 420, 420, 254, 420, 169, 311, 58, 253, 327, 420, 270, 420, 369, 379, 293, 384, 420, 413, 175, 390, 321, 420, 206, 420, 215, 254, 109, 233, 206, 337, 257, 404, 363, 420, 255, 420, 360, 420, 339, 356, 253, 333, 236, 240, 229, 411, 244, 347, 133, 420, 285, 400, 420, 420, 420, 420, 417, 420, 195, 273, 255, 420, 167, 420, 167, 420, 209, 374, 415, 420, 284, 420], "sizemode": "area", "sizeref": 1.05, "symbol": "circle"}, "mode": "markers", "name": "Random CS", "orientation": "h", "showlegend": true, "type": "scatter", "x": [68, 68, 68, 68, 50, 50, 50, 50, 44, 44, 44, 44, 78, 78, 78, 78, 0, 0, 0, 0, 100, 100, 100, 100, 98, 98, 98, 98, 19, 19, 19, 19, 14, 14, 14, 14, 27, 27, 27, 27, 62, 62, 62, 62, 100, 100, 100, 100, 47, 47, 47, 47, 68, 68, 68, 68, 0, 0, 0, 0, 63, 63, 63, 63, 85, 85, 85, 85, 65, 65, 65, 65, 57, 57, 57, 57, 57, 57, 57, 57, 26, 26, 26, 26, 71, 71, 71, 71, 69, 69, 69, 69, 73, 73, 73, 73, 0, 0, 0, 0, 14, 14, 14, 14, 60, 60, 60, 60, 63, 63, 63, 63, 100, 100, 100, 100, 50, 50, 50, 50], "xaxis": "x", "y": ["ENG", "ENG", "ENG", "ENG", "ENG", "ENG", "ENG", "ENG", "ES", "ES", "ES", "ES", "ENG", "ENG", "ENG", "ENG", "ES", "ES", "ES", "ES", "ENG", "ENG", "ENG", "ENG", "ENG", "ENG", "ENG", "ENG", "ES", "ES", "ES", "ES", "ES", "ES", "ES", "ES", "ENG", "ENG", "ENG", "ENG", "ENG", "ENG", "ENG", "ENG", "ES", "ES", "ES", "ES", "ENG", "ENG", "ENG", "ENG", "ENG", "ENG", "ENG", "ENG", "ENG", "ENG", "ENG", "ENG", "ES", "ES", "ES", "ES", "ES", "ES", "ES", "ES", "ENG", "ENG", "ENG", "ENG", "ENG", "ENG", "ENG", "ENG", "ES", "ES", "ES", "ES", "ES", "ES", "ES", "ES", "ENG", "ENG", "ENG", "ENG", "ENG", "ENG", "ENG", "ENG", "ES", "ES", "ES", "ES", "ENG", "ENG", "ENG", "ENG", "ES", "ES", "ES", "ES", "ES", "ES", "ES", "ES", "ENG", "ENG", "ENG", "ENG", "ENG", "ENG", "ENG", "ENG", "ES", "ES", "ES", "ES"], "yaxis": "y"}, {"hovertemplate": "experiment=Baseline<br>Q_enjoy_mix=%{x}<br>lng_1=%{y}<br>game_time=%{marker.size}<extra></extra>", "legendgroup": "Baseline", "marker": {"color": "#FFA15A", "size": [417, 420, 176, 372, 131, 246, 126, 211, 286, 236, 108, 177, 184, 420, 253, 420, 246, 420, 164, 334, 263, 366, 345, 355, 231, 271, 220, 239, 115, 212, 155, 219, 401, 420, 102, 362, 261, 420, 190, 273, 308, 181, 57, 251, 248, 415, 202, 420, 312, 263, 343, 253, 273, 309, 185, 289, 296, 370, 288, 272, 252, 337, 155, 278, 144, 160, 154, 168, 416, 328, 173, 420, 362, 420, 189, 420, 270, 420, 88, 334, 319, 273, 227, 347, 384, 268, 211, 255, 380, 420, 254, 420, 354, 401, 370, 389, 111, 267, 75, 185, 338, 420, 203, 334, 192, 420, 167, 324, 250, 274, 189, 302, 303, 420, 191, 217, 281, 420, 141, 213], "sizemode": "area", "sizeref": 1.05, "symbol": "circle"}, "mode": "markers", "name": "Baseline", "orientation": "h", "showlegend": true, "type": "scatter", "x": [0, 0, 0, 0, 53, 53, 53, 53, 47, 47, 47, 47, 23, 23, 23, 23, 84, 84, 84, 84, 70, 70, 70, 70, 19, 19, 19, 19, 69, 69, 69, 69, 0, 0, 0, 0, 58, 58, 58, 58, 3, 3, 3, 3, 71, 71, 71, 71, 51, 51, 51, 51, 79, 79, 79, 79, 50, 50, 50, 50, 31, 31, 31, 31, 91, 91, 91, 91, 100, 100, 100, 100, 0, 0, 0, 0, 0, 0, 0, 0, 78, 78, 78, 78, 83, 83, 83, 83, 38, 38, 38, 38, 100, 100, 100, 100, 84, 84, 84, 84, 74, 74, 74, 74, 72, 72, 72, 72, 81, 81, 81, 81, 100, 100, 100, 100, 27, 27, 27, 27], "xaxis": "x", "y": ["ES", "ES", "ES", "ES", "ENG", "ENG", "ENG", "ENG", "ENG", "ENG", "ENG", "ENG", "ENG", "ENG", "ENG", "ENG", "ENG", "ENG", "ENG", "ENG", "ES", "ES", "ES", "ES", "ENG", "ENG", "ENG", "ENG", "ENG", "ENG", "ENG", "ENG", "ENG", "ENG", "ENG", "ENG", "ES", "ES", "ES", "ES", "ES", "ES", "ES", "ES", "ES", "ES", "ES", "ES", "ENG", "ENG", "ENG", "ENG", "ENG", "ENG", "ENG", "ENG", "ENG", "ENG", "ENG", "ENG", "ENG", "ENG", "ENG", "ENG", "ENG", "ENG", "ENG", "ENG", "ENG", "ENG", "ENG", "ENG", "ENG", "ENG", "ENG", "ENG", "ENG", "ENG", "ENG", "ENG", "ENG", "ENG", "ENG", "ENG", "NONE", "NONE", "NONE", "NONE", "ENG", "ENG", "ENG", "ENG", "ENG", "ENG", "ENG", "ENG", "ES", "ES", "ES", "ES", "ES", "ES", "ES", "ES", "ENG", "ENG", "ENG", "ENG", "ES", "ES", "ES", "ES", "BOTH", "BOTH", "BOTH", "BOTH", "ES", "ES", "ES", "ES"], "yaxis": "y"}], "layout": {"legend": {"itemsizing": "constant", "title": {"text": "experiment"}, "tracegroupgap": 0}, "title": {"text": "all"}, "xaxis": {"anchor": "y", "domain": [0, 1], "title": {"text": "Q_enjoy_mix"}}, "yaxis": {"anchor": "x", "domain": [0, 1], "title": {"text": "lng_1"}}}}
